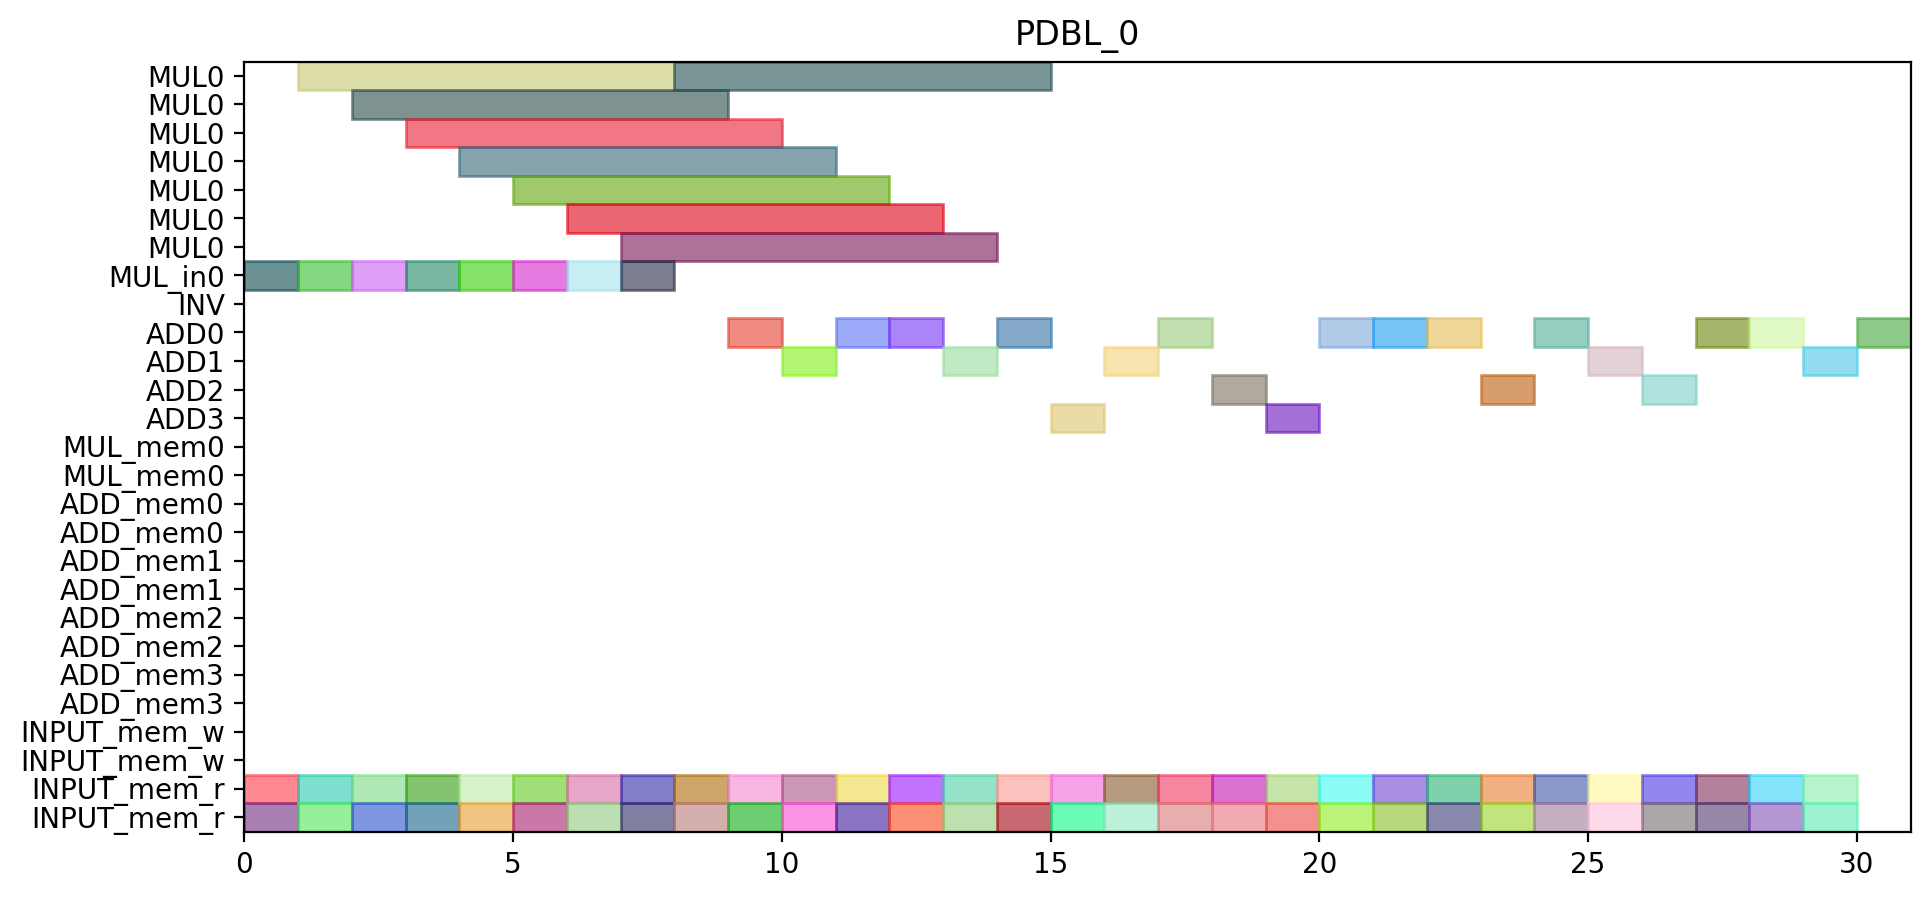

The script that drew this image:
from pyschedule import Scenario, solvers, plotters, alt


def solve():
	horizon = 111
	S = Scenario("PDBL_0", horizon=horizon)

	# resource
	MUL = S.Resources('MUL', num=1, size=7)
	MUL_in = S.Resources('MUL_in', num=1)
	INV = S.Resource('INV')
	ADD = S.Resources('ADD', num=4, periods=range(1, horizon))
	MUL_mem = S.Resources('MUL_mem', num=1, size=2)
	ADD_mem = S.Resources('ADD_mem', num=4, size=2)
	INPUT_mem_w = S.Resource('INPUT_mem_w', size=2)
	INPUT_mem_r = S.Resource('INPUT_mem_r', size=2)

	# result of previous scheduling

	# new tasks
	t0_a1_0 = S.Task('t0_a1_0', length=1, delay_cost=1)
	t0_a1_0 += alt(ADD)

	t0_a1_0_mem0 = S.Task('t0_a1_0_mem0', length=1, delay_cost=1)
	t0_a1_0_mem0 += INPUT_mem_r
	S += t0_a1_0_mem0 <= t0_a1_0

	t0_a1_0_mem1 = S.Task('t0_a1_0_mem1', length=1, delay_cost=1)
	t0_a1_0_mem1 += INPUT_mem_r
	S += t0_a1_0_mem1 <= t0_a1_0

	t0_a1_1 = S.Task('t0_a1_1', length=1, delay_cost=1)
	t0_a1_1 += alt(ADD)

	t0_a1_1_mem0 = S.Task('t0_a1_1_mem0', length=1, delay_cost=1)
	t0_a1_1_mem0 += INPUT_mem_r
	S += t0_a1_1_mem0 <= t0_a1_1

	t0_a1_1_mem1 = S.Task('t0_a1_1_mem1', length=1, delay_cost=1)
	t0_a1_1_mem1 += INPUT_mem_r
	S += t0_a1_1_mem1 <= t0_a1_1

	t0_t10 = S.Task('t0_t10', length=1, delay_cost=1)
	t0_t10 += alt(ADD)

	t0_t10_mem0 = S.Task('t0_t10_mem0', length=1, delay_cost=1)
	t0_t10_mem0 += INPUT_mem_r
	S += t0_t10_mem0 <= t0_t10

	t0_t10_mem1 = S.Task('t0_t10_mem1', length=1, delay_cost=1)
	t0_t10_mem1 += INPUT_mem_r
	S += t0_t10_mem1 <= t0_t10

	t0_t11 = S.Task('t0_t11', length=1, delay_cost=1)
	t0_t11 += alt(ADD)

	t0_t11_mem0 = S.Task('t0_t11_mem0', length=1, delay_cost=1)
	t0_t11_mem0 += INPUT_mem_r
	S += t0_t11_mem0 <= t0_t11

	t0_t11_mem1 = S.Task('t0_t11_mem1', length=1, delay_cost=1)
	t0_t11_mem1 += INPUT_mem_r
	S += t0_t11_mem1 <= t0_t11

	t0_t3_t0_in = S.Task('t0_t3_t0_in', length=1, delay_cost=1)
	t0_t3_t0_in += alt(MUL_in)
	t0_t3_t0 = S.Task('t0_t3_t0', length=7, delay_cost=1)
	t0_t3_t0 += alt(MUL)
	S += t0_t3_t0>=t0_t3_t0_in

	t0_t3_t0_mem0 = S.Task('t0_t3_t0_mem0', length=1, delay_cost=1)
	t0_t3_t0_mem0 += INPUT_mem_r
	S += t0_t3_t0_mem0 <= t0_t3_t0

	t0_t3_t0_mem1 = S.Task('t0_t3_t0_mem1', length=1, delay_cost=1)
	t0_t3_t0_mem1 += INPUT_mem_r
	S += t0_t3_t0_mem1 <= t0_t3_t0

	t0_t3_t1_in = S.Task('t0_t3_t1_in', length=1, delay_cost=1)
	t0_t3_t1_in += alt(MUL_in)
	t0_t3_t1 = S.Task('t0_t3_t1', length=7, delay_cost=1)
	t0_t3_t1 += alt(MUL)
	S += t0_t3_t1>=t0_t3_t1_in

	t0_t3_t1_mem0 = S.Task('t0_t3_t1_mem0', length=1, delay_cost=1)
	t0_t3_t1_mem0 += INPUT_mem_r
	S += t0_t3_t1_mem0 <= t0_t3_t1

	t0_t3_t1_mem1 = S.Task('t0_t3_t1_mem1', length=1, delay_cost=1)
	t0_t3_t1_mem1 += INPUT_mem_r
	S += t0_t3_t1_mem1 <= t0_t3_t1

	t0_t3_t2 = S.Task('t0_t3_t2', length=1, delay_cost=1)
	t0_t3_t2 += alt(ADD)

	t0_t3_t2_mem0 = S.Task('t0_t3_t2_mem0', length=1, delay_cost=1)
	t0_t3_t2_mem0 += INPUT_mem_r
	S += t0_t3_t2_mem0 <= t0_t3_t2

	t0_t3_t2_mem1 = S.Task('t0_t3_t2_mem1', length=1, delay_cost=1)
	t0_t3_t2_mem1 += INPUT_mem_r
	S += t0_t3_t2_mem1 <= t0_t3_t2

	t0_t3_t3 = S.Task('t0_t3_t3', length=1, delay_cost=1)
	t0_t3_t3 += alt(ADD)

	t0_t3_t3_mem0 = S.Task('t0_t3_t3_mem0', length=1, delay_cost=1)
	t0_t3_t3_mem0 += INPUT_mem_r
	S += t0_t3_t3_mem0 <= t0_t3_t3

	t0_t3_t3_mem1 = S.Task('t0_t3_t3_mem1', length=1, delay_cost=1)
	t0_t3_t3_mem1 += INPUT_mem_r
	S += t0_t3_t3_mem1 <= t0_t3_t3

	t1_a1_0 = S.Task('t1_a1_0', length=1, delay_cost=1)
	t1_a1_0 += alt(ADD)

	t1_a1_0_mem0 = S.Task('t1_a1_0_mem0', length=1, delay_cost=1)
	t1_a1_0_mem0 += INPUT_mem_r
	S += t1_a1_0_mem0 <= t1_a1_0

	t1_a1_0_mem1 = S.Task('t1_a1_0_mem1', length=1, delay_cost=1)
	t1_a1_0_mem1 += INPUT_mem_r
	S += t1_a1_0_mem1 <= t1_a1_0

	t1_a1_1 = S.Task('t1_a1_1', length=1, delay_cost=1)
	t1_a1_1 += alt(ADD)

	t1_a1_1_mem0 = S.Task('t1_a1_1_mem0', length=1, delay_cost=1)
	t1_a1_1_mem0 += INPUT_mem_r
	S += t1_a1_1_mem0 <= t1_a1_1

	t1_a1_1_mem1 = S.Task('t1_a1_1_mem1', length=1, delay_cost=1)
	t1_a1_1_mem1 += INPUT_mem_r
	S += t1_a1_1_mem1 <= t1_a1_1

	t1_t10 = S.Task('t1_t10', length=1, delay_cost=1)
	t1_t10 += alt(ADD)

	t1_t10_mem0 = S.Task('t1_t10_mem0', length=1, delay_cost=1)
	t1_t10_mem0 += INPUT_mem_r
	S += t1_t10_mem0 <= t1_t10

	t1_t10_mem1 = S.Task('t1_t10_mem1', length=1, delay_cost=1)
	t1_t10_mem1 += INPUT_mem_r
	S += t1_t10_mem1 <= t1_t10

	t1_t11 = S.Task('t1_t11', length=1, delay_cost=1)
	t1_t11 += alt(ADD)

	t1_t11_mem0 = S.Task('t1_t11_mem0', length=1, delay_cost=1)
	t1_t11_mem0 += INPUT_mem_r
	S += t1_t11_mem0 <= t1_t11

	t1_t11_mem1 = S.Task('t1_t11_mem1', length=1, delay_cost=1)
	t1_t11_mem1 += INPUT_mem_r
	S += t1_t11_mem1 <= t1_t11

	t1_t3_t0_in = S.Task('t1_t3_t0_in', length=1, delay_cost=1)
	t1_t3_t0_in += alt(MUL_in)
	t1_t3_t0 = S.Task('t1_t3_t0', length=7, delay_cost=1)
	t1_t3_t0 += alt(MUL)
	S += t1_t3_t0>=t1_t3_t0_in

	t1_t3_t0_mem0 = S.Task('t1_t3_t0_mem0', length=1, delay_cost=1)
	t1_t3_t0_mem0 += INPUT_mem_r
	S += t1_t3_t0_mem0 <= t1_t3_t0

	t1_t3_t0_mem1 = S.Task('t1_t3_t0_mem1', length=1, delay_cost=1)
	t1_t3_t0_mem1 += INPUT_mem_r
	S += t1_t3_t0_mem1 <= t1_t3_t0

	t1_t3_t1_in = S.Task('t1_t3_t1_in', length=1, delay_cost=1)
	t1_t3_t1_in += alt(MUL_in)
	t1_t3_t1 = S.Task('t1_t3_t1', length=7, delay_cost=1)
	t1_t3_t1 += alt(MUL)
	S += t1_t3_t1>=t1_t3_t1_in

	t1_t3_t1_mem0 = S.Task('t1_t3_t1_mem0', length=1, delay_cost=1)
	t1_t3_t1_mem0 += INPUT_mem_r
	S += t1_t3_t1_mem0 <= t1_t3_t1

	t1_t3_t1_mem1 = S.Task('t1_t3_t1_mem1', length=1, delay_cost=1)
	t1_t3_t1_mem1 += INPUT_mem_r
	S += t1_t3_t1_mem1 <= t1_t3_t1

	t1_t3_t2 = S.Task('t1_t3_t2', length=1, delay_cost=1)
	t1_t3_t2 += alt(ADD)

	t1_t3_t2_mem0 = S.Task('t1_t3_t2_mem0', length=1, delay_cost=1)
	t1_t3_t2_mem0 += INPUT_mem_r
	S += t1_t3_t2_mem0 <= t1_t3_t2

	t1_t3_t2_mem1 = S.Task('t1_t3_t2_mem1', length=1, delay_cost=1)
	t1_t3_t2_mem1 += INPUT_mem_r
	S += t1_t3_t2_mem1 <= t1_t3_t2

	t1_t3_t3 = S.Task('t1_t3_t3', length=1, delay_cost=1)
	t1_t3_t3 += alt(ADD)

	t1_t3_t3_mem0 = S.Task('t1_t3_t3_mem0', length=1, delay_cost=1)
	t1_t3_t3_mem0 += INPUT_mem_r
	S += t1_t3_t3_mem0 <= t1_t3_t3

	t1_t3_t3_mem1 = S.Task('t1_t3_t3_mem1', length=1, delay_cost=1)
	t1_t3_t3_mem1 += INPUT_mem_r
	S += t1_t3_t3_mem1 <= t1_t3_t3

	t2_t0_t2 = S.Task('t2_t0_t2', length=1, delay_cost=1)
	t2_t0_t2 += alt(ADD)

	t2_t0_t2_mem0 = S.Task('t2_t0_t2_mem0', length=1, delay_cost=1)
	t2_t0_t2_mem0 += INPUT_mem_r
	S += t2_t0_t2_mem0 <= t2_t0_t2

	t2_t0_t2_mem1 = S.Task('t2_t0_t2_mem1', length=1, delay_cost=1)
	t2_t0_t2_mem1 += INPUT_mem_r
	S += t2_t0_t2_mem1 <= t2_t0_t2

	t2_t1_t2 = S.Task('t2_t1_t2', length=1, delay_cost=1)
	t2_t1_t2 += alt(ADD)

	t2_t1_t2_mem0 = S.Task('t2_t1_t2_mem0', length=1, delay_cost=1)
	t2_t1_t2_mem0 += INPUT_mem_r
	S += t2_t1_t2_mem0 <= t2_t1_t2

	t2_t1_t2_mem1 = S.Task('t2_t1_t2_mem1', length=1, delay_cost=1)
	t2_t1_t2_mem1 += INPUT_mem_r
	S += t2_t1_t2_mem1 <= t2_t1_t2

	t2_t20 = S.Task('t2_t20', length=1, delay_cost=1)
	t2_t20 += alt(ADD)

	t2_t20_mem0 = S.Task('t2_t20_mem0', length=1, delay_cost=1)
	t2_t20_mem0 += INPUT_mem_r
	S += t2_t20_mem0 <= t2_t20

	t2_t20_mem1 = S.Task('t2_t20_mem1', length=1, delay_cost=1)
	t2_t20_mem1 += INPUT_mem_r
	S += t2_t20_mem1 <= t2_t20

	t2_t21 = S.Task('t2_t21', length=1, delay_cost=1)
	t2_t21 += alt(ADD)

	t2_t21_mem0 = S.Task('t2_t21_mem0', length=1, delay_cost=1)
	t2_t21_mem0 += INPUT_mem_r
	S += t2_t21_mem0 <= t2_t21

	t2_t21_mem1 = S.Task('t2_t21_mem1', length=1, delay_cost=1)
	t2_t21_mem1 += INPUT_mem_r
	S += t2_t21_mem1 <= t2_t21

	t5_t0_t0_in = S.Task('t5_t0_t0_in', length=1, delay_cost=1)
	t5_t0_t0_in += alt(MUL_in)
	t5_t0_t0 = S.Task('t5_t0_t0', length=7, delay_cost=1)
	t5_t0_t0 += alt(MUL)
	S += t5_t0_t0>=t5_t0_t0_in

	t5_t0_t0_mem0 = S.Task('t5_t0_t0_mem0', length=1, delay_cost=1)
	t5_t0_t0_mem0 += INPUT_mem_r
	S += t5_t0_t0_mem0 <= t5_t0_t0

	t5_t0_t0_mem1 = S.Task('t5_t0_t0_mem1', length=1, delay_cost=1)
	t5_t0_t0_mem1 += INPUT_mem_r
	S += t5_t0_t0_mem1 <= t5_t0_t0

	t5_t0_t1_in = S.Task('t5_t0_t1_in', length=1, delay_cost=1)
	t5_t0_t1_in += alt(MUL_in)
	t5_t0_t1 = S.Task('t5_t0_t1', length=7, delay_cost=1)
	t5_t0_t1 += alt(MUL)
	S += t5_t0_t1>=t5_t0_t1_in

	t5_t0_t1_mem0 = S.Task('t5_t0_t1_mem0', length=1, delay_cost=1)
	t5_t0_t1_mem0 += INPUT_mem_r
	S += t5_t0_t1_mem0 <= t5_t0_t1

	t5_t0_t1_mem1 = S.Task('t5_t0_t1_mem1', length=1, delay_cost=1)
	t5_t0_t1_mem1 += INPUT_mem_r
	S += t5_t0_t1_mem1 <= t5_t0_t1

	t5_t0_t2 = S.Task('t5_t0_t2', length=1, delay_cost=1)
	t5_t0_t2 += alt(ADD)

	t5_t0_t2_mem0 = S.Task('t5_t0_t2_mem0', length=1, delay_cost=1)
	t5_t0_t2_mem0 += INPUT_mem_r
	S += t5_t0_t2_mem0 <= t5_t0_t2

	t5_t0_t2_mem1 = S.Task('t5_t0_t2_mem1', length=1, delay_cost=1)
	t5_t0_t2_mem1 += INPUT_mem_r
	S += t5_t0_t2_mem1 <= t5_t0_t2

	t5_t0_t3 = S.Task('t5_t0_t3', length=1, delay_cost=1)
	t5_t0_t3 += alt(ADD)

	t5_t0_t3_mem0 = S.Task('t5_t0_t3_mem0', length=1, delay_cost=1)
	t5_t0_t3_mem0 += INPUT_mem_r
	S += t5_t0_t3_mem0 <= t5_t0_t3

	t5_t0_t3_mem1 = S.Task('t5_t0_t3_mem1', length=1, delay_cost=1)
	t5_t0_t3_mem1 += INPUT_mem_r
	S += t5_t0_t3_mem1 <= t5_t0_t3

	t5_t1_t0_in = S.Task('t5_t1_t0_in', length=1, delay_cost=1)
	t5_t1_t0_in += alt(MUL_in)
	t5_t1_t0 = S.Task('t5_t1_t0', length=7, delay_cost=1)
	t5_t1_t0 += alt(MUL)
	S += t5_t1_t0>=t5_t1_t0_in

	t5_t1_t0_mem0 = S.Task('t5_t1_t0_mem0', length=1, delay_cost=1)
	t5_t1_t0_mem0 += INPUT_mem_r
	S += t5_t1_t0_mem0 <= t5_t1_t0

	t5_t1_t0_mem1 = S.Task('t5_t1_t0_mem1', length=1, delay_cost=1)
	t5_t1_t0_mem1 += INPUT_mem_r
	S += t5_t1_t0_mem1 <= t5_t1_t0

	t5_t1_t1_in = S.Task('t5_t1_t1_in', length=1, delay_cost=1)
	t5_t1_t1_in += alt(MUL_in)
	t5_t1_t1 = S.Task('t5_t1_t1', length=7, delay_cost=1)
	t5_t1_t1 += alt(MUL)
	S += t5_t1_t1>=t5_t1_t1_in

	t5_t1_t1_mem0 = S.Task('t5_t1_t1_mem0', length=1, delay_cost=1)
	t5_t1_t1_mem0 += INPUT_mem_r
	S += t5_t1_t1_mem0 <= t5_t1_t1

	t5_t1_t1_mem1 = S.Task('t5_t1_t1_mem1', length=1, delay_cost=1)
	t5_t1_t1_mem1 += INPUT_mem_r
	S += t5_t1_t1_mem1 <= t5_t1_t1

	t5_t1_t2 = S.Task('t5_t1_t2', length=1, delay_cost=1)
	t5_t1_t2 += alt(ADD)

	t5_t1_t2_mem0 = S.Task('t5_t1_t2_mem0', length=1, delay_cost=1)
	t5_t1_t2_mem0 += INPUT_mem_r
	S += t5_t1_t2_mem0 <= t5_t1_t2

	t5_t1_t2_mem1 = S.Task('t5_t1_t2_mem1', length=1, delay_cost=1)
	t5_t1_t2_mem1 += INPUT_mem_r
	S += t5_t1_t2_mem1 <= t5_t1_t2

	t5_t1_t3 = S.Task('t5_t1_t3', length=1, delay_cost=1)
	t5_t1_t3 += alt(ADD)

	t5_t1_t3_mem0 = S.Task('t5_t1_t3_mem0', length=1, delay_cost=1)
	t5_t1_t3_mem0 += INPUT_mem_r
	S += t5_t1_t3_mem0 <= t5_t1_t3

	t5_t1_t3_mem1 = S.Task('t5_t1_t3_mem1', length=1, delay_cost=1)
	t5_t1_t3_mem1 += INPUT_mem_r
	S += t5_t1_t3_mem1 <= t5_t1_t3

	t5_t20 = S.Task('t5_t20', length=1, delay_cost=1)
	t5_t20 += alt(ADD)

	t5_t20_mem0 = S.Task('t5_t20_mem0', length=1, delay_cost=1)
	t5_t20_mem0 += INPUT_mem_r
	S += t5_t20_mem0 <= t5_t20

	t5_t20_mem1 = S.Task('t5_t20_mem1', length=1, delay_cost=1)
	t5_t20_mem1 += INPUT_mem_r
	S += t5_t20_mem1 <= t5_t20

	t5_t21 = S.Task('t5_t21', length=1, delay_cost=1)
	t5_t21 += alt(ADD)

	t5_t21_mem0 = S.Task('t5_t21_mem0', length=1, delay_cost=1)
	t5_t21_mem0 += INPUT_mem_r
	S += t5_t21_mem0 <= t5_t21

	t5_t21_mem1 = S.Task('t5_t21_mem1', length=1, delay_cost=1)
	t5_t21_mem1 += INPUT_mem_r
	S += t5_t21_mem1 <= t5_t21

	solvers.mip.solve(S,msg=1,kind='CPLEX',ratio_gap=1.01)

	solution = [['hoge']*len(S.solution()[1]) for i in range(len(S.solution()))]
	for i in range(len(S.solution())):
		for j in range(len(S.solution()[i])):
			solution[i][j]=str(S.solution()[i][j])
	print(solution)

	cycles = int(solution[-1][3])

	pic_file_name = "/mnt/rose/usr1/fukuda/pairing_automation_design2/bls24-509/scheduling/PDBL_mul1_add4/PDBL_0.png"
	if(S.solution() != []):
		plotters.matplotlib.plot(S,img_filename=pic_file_name, vertical_text=True, fig_size=(cycles*0.25+3, 5), show_task_labels=False)

	return solution
